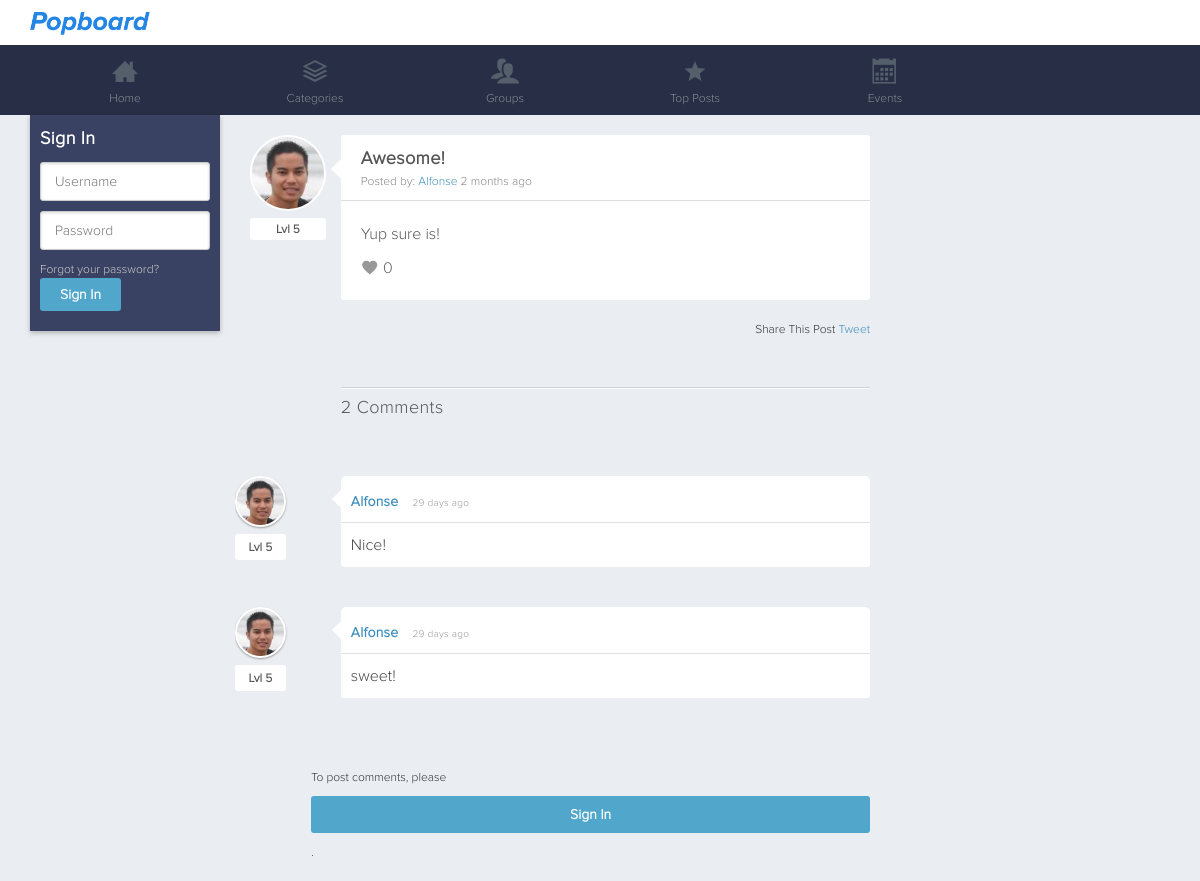
The app's page /post/1/awesome, older data.
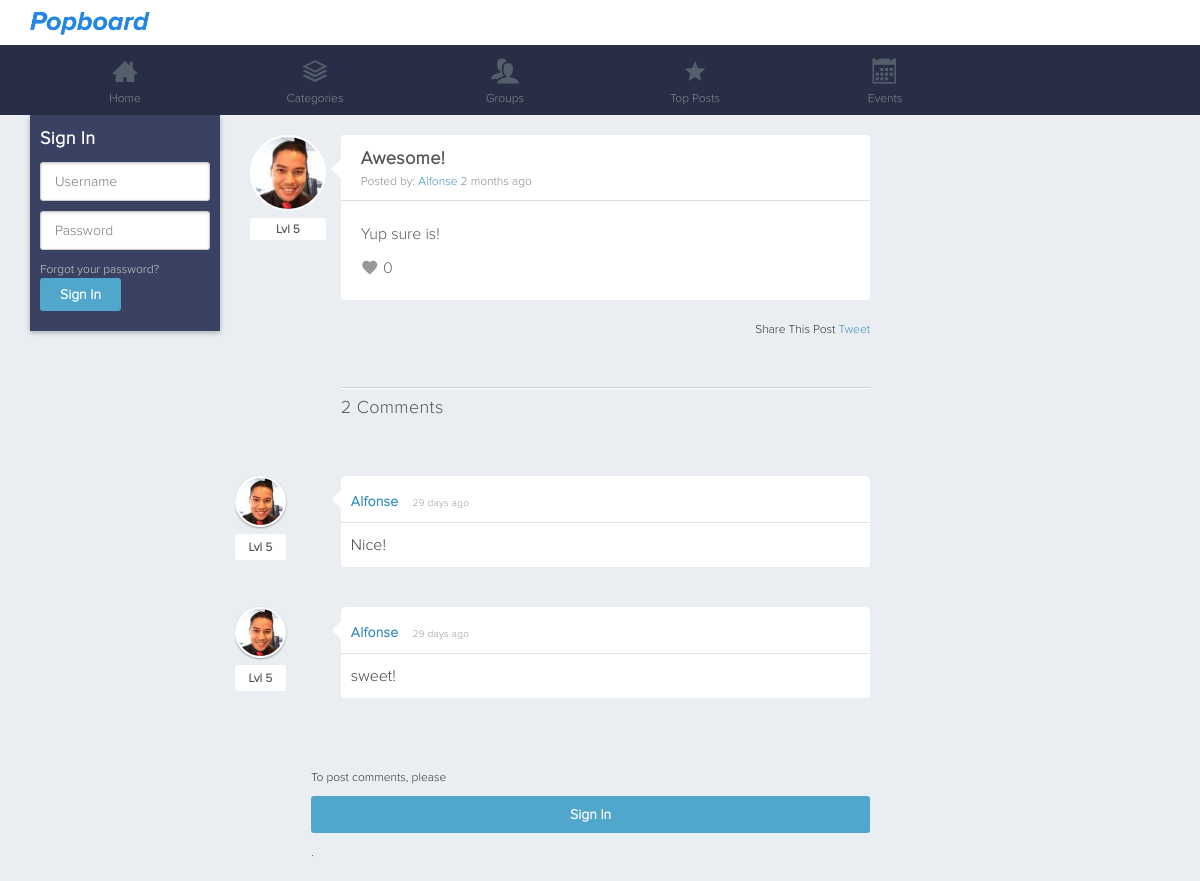
The same page, newer data.
### tables this page shows
CREATE TABLE `users` (
  `user_id` int(11) NOT NULL AUTO_INCREMENT,
  `username` varchar(30) NOT NULL,
  `email` varchar(70) NOT NULL,
  `passwd` char(40) NOT NULL,
  `displayname` varchar(30) NOT NULL,
  `active` binary(1) NOT NULL DEFAULT '0',
  `setup` binary(1) DEFAULT '0',
  `joindate` date DEFAULT NULL,
  `birthdate` date DEFAULT NULL,
  `bio` text,
  `location` varchar(60) DEFAULT NULL,
  `website` varchar(60) DEFAULT NULL,
  `profileimg` varchar(40) DEFAULT NULL,
  `profilebg` varchar(40) DEFAULT NULL,
  `total_posts` int(11) DEFAULT '0',
  `total_comments` int(11) DEFAULT '0',
  `total_likes` int(11) DEFAULT '0',
  `lvl` tinyint(4) DEFAULT '0',
  `total_xp` int(11) NOT NULL DEFAULT '0',
  `total_gp` int(11) DEFAULT '0',
  `group_id` int(11) DEFAULT NULL,
  `session_hash` varchar(32) DEFAULT NULL,
  PRIMARY KEY (`user_id`),
  UNIQUE KEY `username` (`username`),
  UNIQUE KEY `email` (`email`),
  KEY `user_id` (`user_id`)
);

CREATE TABLE `posts` (
  `id` int(11) NOT NULL AUTO_INCREMENT,
  `user_id` int(11) DEFAULT NULL,
  `blog_title` varchar(100) DEFAULT NULL,
  `blog_message` mediumtext,
  `category` varchar(60) DEFAULT NULL,
  `group_id` int(11) DEFAULT NULL,
  `post_date` datetime DEFAULT NULL,
  `views` int(11) NOT NULL DEFAULT '0',
  `likes` int(11) NOT NULL DEFAULT '0',
  `comments` int(11) NOT NULL DEFAULT '0',
  `post_updated` datetime DEFAULT NULL,
  `deleted` binary(1) DEFAULT '0',
  PRIMARY KEY (`id`),
  KEY `user_id` (`user_id`),
  KEY `id` (`id`)
);

CREATE TABLE `comments` (
  `id` int(11) NOT NULL AUTO_INCREMENT,
  `usrname` varchar(30) DEFAULT NULL,
  `post_id` int(11) DEFAULT NULL,
  `user_id` int(11) DEFAULT NULL,
  `comment_post` text,
  `comment_date` datetime DEFAULT NULL,
  `deleted` binary(1) DEFAULT '0',
  PRIMARY KEY (`id`),
  KEY `user_id` (`user_id`)
);

### post.php (the view, shortened to what this page needs)
<?php
include("config.php");
if (isset( $_COOKIE['login_cookie'] )) {
	$username = mysqli_real_escape_string($dblink, strtolower($_COOKIE['login_cookie']));
	$session_hash = mysqli_real_escape_string($dblink, $_COOKIE['hsh']);
	iu_check_user_setup();
	$query  = mysqli_query($dblink, "SELECT * FROM users WHERE username='$username' AND session_hash = '$session_hash'");
	$Rows = mysqli_fetch_assoc($query);
}else {
	$Rows['user_id'] = '';
}
$postid = mysqli_real_escape_string($dblink, $_GET['post_id']);
$titleurl = mysqli_real_escape_string($dblink, $_GET['title']);
$QueryResult = @mysqli_query($dblink, "SELECT username, email, displayname, lvl, blog_title, blog_message, category, user_id, id, post_date,views, deleted FROM users INNER JOIN posts USING (user_id) WHERE id = '$postid'");
$Row = mysqli_fetch_assoc($QueryResult);
$postusername = $Row['displayname'];
?>
<!DOCTYPE html>
<html xmlns="http://www.w3.org/1999/xhtml">
<head>
	<link href="/stylesheets/<?= $stylesheet; ?>.css?<?= $__site['filedate']; ?>" rel="stylesheet" type="text/css" />
</head>
<body class='comments'>
	<?php include("top.php"); ?>
	<div id="content">
		<?php include("left.php"); ?>
		<div id='right'>
		<?
		if($Row['deleted']=='1'){
			echo "<h2>Uh oh! This post has been deleted.</h2>";
		}else{
		?>
			<div class='postitem'>
				<div class="postuser">
					<a href="/profile/<?= $Row['username'] ?>"><? iu_get_avatar_pic($Row['email']); ?></a>
					<div class="lvl">
						<p>Lvl <?= trim($Row['lvl']); ?> </p>
					</div>
				</div>
				<div class="postcontent-wrap">
					<div class='posttop'>
						<h3 class='posttitle' id="<?= $Row['id']; ?>"><?= $Row['blog_title']; ?></h3>
						<p class='username'>Posted by: <a href="/profile/<?= $Row['username']; ?>"><?= $postusername; ?></a> <?= iu_time_elapsed_string($Row['post_date']); ?></p>
					</div>
					<div class='postbottom'>
						<div class='blogmessage'><?= iu_convert_image_links(iu_convert_video_links(iu_linkusername($Row['blog_message']))) ?></div>
						<div class='counters'>
							<?
							$getPostsQuery3 = @mysqli_query($dblink, "SELECT likes FROM posts WHERE id = '{$Row['id']}'");
							$getPostsRow3 = mysqli_fetch_assoc($getPostsQuery3);
							$getPostsQuery4 = @mysqli_query($dblink, "SELECT user_id,liked FROM likes WHERE likes.user_id = '{$Rows['user_id']}' AND likes.post_id = '{$Row['id']}'");
							$getPostsRow4 = mysqli_fetch_assoc($getPostsQuery4);
							if($getPostsRow4['user_id'] == $Rows['user_id'] && isset($_COOKIE['login_cookie']) && $getPostsRow4['liked'] == 1 ){
								echo "<div class='likes'><span class='liked icon-favorite'></span> {$getPostsRow3['likes']}</div>";
							}else{
								echo "<div class='likes'><span class='icon-favorite'></span> {$getPostsRow3['likes']}</div>";
							}
							?>
						</div>
					</div>
				</div>
				<div class="sharepost">
					<p>Share This Post  <a href="https://twitter.com/share" class="twitter-share-button" data-lang="en">Tweet</a></p>
				</div>
			</div>
	<?
		$QueryResult3 = @mysqli_query($dblink, "SELECT * FROM comments WHERE post_id = '$postid'");
		$Row3 = mysqli_fetch_assoc($QueryResult3);
		$numrows = mysqli_num_rows($QueryResult3);
		if($numrows >= 1){
			echo "<div id='commentstop'><h3>". iu_plural($numrows, 'Comment') ."</h3></div>";
			echo "<div id='commentsarea'>";
			do {
				$QueryResult2 = @mysqli_query($dblink, "SELECT id, username, lvl, displayname, email FROM users INNER JOIN comments USING (user_id) WHERE id = '{$Row3['id']}'");
				$Row2 = mysqli_fetch_assoc($QueryResult2);
				$commentusername2 = $Row2['displayname'];
				?>
				<div class='comment' id="comment<?= $Row2['id'] ?>">
					<span class='commentpic'>
						<a href="/profile/<?= $Row2['username']; ?>"><? iu_get_avatar_pic($Row2['email']); ?></a>
						<div class="lvl">
							<p>Lvl <?= trim($Row2['lvl']); ?></p>
						</div>
					</span>
					<div class='usercomment-top'>
						<h4><a href="/profile/<?= $Row2['username']; ?>"><?= $commentusername2 ?></a> <span><?= iu_time_elapsed_string($Row3['comment_date']); ?></span></h4>
					</div>
					<div class='usercomment'>
						<?= trim($Row3['comment_post']); ?>
					</div>
				</div>
				<?
				$Row3 = mysqli_fetch_assoc($QueryResult3);
			} while ($Row3);
			echo "</div>";
		}else {
			echo "<div id='commentstop'><h3>". iu_plural($numrows, 'Comment') ."</h3></div>";
		}
		if (isset( $_COOKIE['login_cookie'] )) {
			$have_user_id = true;
			$user_idname = $_COOKIE['login_cookie'];
			if(isset($_POST['submitcomment']) && $_POST['comment'] == ''){
				echo "<p><span class='red'>* required</span></p>";
			}
			echo "<div id='addcomment'>
				  	<form method='post' action='/submitcomment/$postid/$blogtitle'>
						<p class='addcommentp'>Add Comment:</p>
						<textarea class='commentinput' name='comment' placeholder='Your comment here...'></textarea>
						<input type='hidden' name='postid_num' value='$postid' >
						<input type='hidden' name='title' value='$titleurl' >
						<input type='submit' name='submitcomment' class='submitbtn' value='Submit Comment'/>
				  	</form>
				 </div>";
		} else {
			echo "<p class='logintocomment' >To post comments, please <a class='btn' href='/signin'>Sign In</a>.</p>";
		}
	} ?>
		</div>
	</div>
</body>
</html>

### top.php (shortened to what this page needs)
<?php
	$pageURL = $_SERVER["REQUEST_URI"];
	$url1 = '';
	$url2 = '';
	preg_match('/\/([A-Za-z]+)(?:\/)?([A-Za-z-]+)?(\/)?/', $pageURL, $url);
	if(isset($url[1])){
		$url1 = $url[1];
		$url2 = isset($url[2]) ? $url[2] : '';
	}
	if (isset( $_COOKIE['login_cookie'] )) {
		$username = mysqli_real_escape_string($dblink, strtolower($_COOKIE['login_cookie']));
		$session_hash = mysqli_real_escape_string($dblink, $_COOKIE['hsh']);
		iu_check_user_setup();
		$r  = mysqli_query($dblink, "SELECT * FROM users WHERE username='$username' AND session_hash = '$session_hash'");
		$Rows = mysqli_fetch_assoc($r);
		$topgroupid = $Rows['group_id'];
	}else {
		$Rows['user_id'] = '';
	}
	$topgroupurl ='';
?>
<div id="top">
	<div class="logomenu">
		<h1><a href="/"><?= $__site['name']; ?></a></h1>
	</div>
</div>
<?
	if($url1 != 'setup'){
?>
<nav class="mainNav">
	<ul>
		<li class="nav-home <? if($url1 == ''){ echo 'active'; } ?>"><a href="/home"><i class="icon-home"></i><span>Home</span></a></li>
		<li class="nav-categories <? if($url1 == 'categories' || $url1 == 'posts'){ echo 'active'; } ?>"><a href="/categories"><i class="icon-categories"></i><span>Categories</span></a></li>
		<li class="nav-groups <? if($url1 == 'groups' || ($url1== 'group' && $url2 != $topgroupurl)){ echo 'active'; } ?>"><a href="/groups"><i class="icon-users"></i><span>Groups</span></a></li>
		<li class="nav-topposts <? if($url1 == 'topposts'){ echo 'active'; } ?>"><a href="/topposts"><i class="icon-star"></i><span>Top Posts</span></a></li>
		<li class="nav-events <? if($url1 == 'events'){ echo 'active'; } ?>"><a href="/events"><i class="icon-calendar"></i><span>Events</span></a></li>
	</ul>
</nav>
<? }
?>

### left.php (shortened to what this page needs)
<div id="left">
<?php
if(isset($_COOKIE['login_cookie'])){
	$username = mysqli_real_escape_string($dblink, strtolower($_COOKIE['login_cookie']));
	$dblink = @mysqli_connect($dbhost, $dbuser, $dbpass, $dbname);
	$leftQuery  = mysqli_query($dblink, "SELECT user_id, username, displayname, email FROM users WHERE username='$username'");
	$leftRows = mysqli_fetch_assoc($leftQuery);
	?>
		<a href="/profile"><?php iu_get_avatar_pic($leftRows['email']); ?>
			<p class="leftusername"><strong><?php echo $leftRows['displayname']; ?></strong></p>
		</a>
		<p class="leftbuttons profile"><a href="/profile/<?= $leftRows['username']?>"><span class="icon-user"></span> My Profile</a>
		<p class="leftbuttons myposts"><a href="/myposts"><span class="icon-file-text"></span> My Posts</a></p>
		<p class="leftbuttons logout"><a id="logoutbtn" href="/logout"><span class="icon-logout"></span> Logout</a></p>
		<p class="leftbuttons singup"></p>
	<?
} else {
	$pageURL = iu_get_page_url();
	?>
	<form id="signinform" method="post" action="/login?url=<?= $pageURL ?>">
		<h3>Sign In</h3>
		<p><input class="userinput" type="text" name="username" placeholder="Username" onFocus="clearText(this)" onBlur="clearText(this)" /></p>
		<p><input class="userinput" type="password" name="passwd" placeholder="Password"/></p>
		<p><a href="/forgotpassword">Forgot your password?</a></p>
		<p><input class="submitbtn" type="submit" name="login" value="Sign In" /></p>
	</form>
<? } ?>
</div>

### config.php (shortened to what this page needs)
<?php
$stylesheet = 'style1';
$__site = [
	'environment' => 'local',
	'name' => 'Hipboard',
	'email' => 'support@hipboard.com',
	'url' => 'http://www.hipboard.com',
	'keywords' => 'Hipboard, social, social network',
	'description' => 'Sign up now to create your own Hipboard account and post pictures, videos, share stories, like, create private and public groups, and discuss with others',
	'facebook-url' => 'https://www.facebook.com/hipboard',
	'twitter-url' => 'https://www.twiiter.com/hipboard',
	'filedate' => '20150709'
];
function iu_get_page_url() {
	$pageURL = '';
	if ($_SERVER["SERVER_PORT"] != "80") {
		$pageURL .= $_SERVER["SERVER_NAME"].":".$_SERVER["SERVER_PORT"].$_SERVER["REQUEST_URI"];
	} else {
		$pageURL .= $_SERVER["REQUEST_URI"];
	}
	return $pageURL;
}
?>
	<?
function iu_linkusername($string) {
	$pattern = '/@([a-zA-Z0-9_]+)/';
	$replace = '<a href="/profile/$1">@$1</a>';
	$new_string = preg_replace($pattern, $replace, $string);
	return $new_string;
}
function iu_get_avatar_pic($email = ""){
	include 'dbparams.php';
	$results3 = mysqli_query($dblink, "SELECT profileimg, displayname FROM users WHERE email = '$email'");
	$Row3 = mysqli_fetch_assoc($results3);
	if($Row3['profileimg'] != NULL || $Row3['profileimg'] != ''){
		echo '<img class="avatar" src="/'.$Row3['profileimg'].'" alt="'.$Row3['displayname'].'" />';
	}else {
		echo '<img class="avatar" src="/images/me.jpg" />';
	}
}
function iu_plural($number, $text){
	if($number==1){
		return $number." ".$text;
	}else {
		return $number." ".$text."s";
	}
}
	?>
	<?
function iu_convert_video_links($text) {
	$videoEmbed = preg_replace("/(?:\<a.+?)?\s*[a-zA-Z\/\/:\.]*vimeo.com\/(?:channels\/|groups\/([^\/]*)\/videos\/|album\/(\d+)\/video\/|)(\d+)(?:\<a.+?)?/i","<iframe width=\"640\" height=\"390\" src=\"//player.vimeo.com/video/$3\" webkitallowfullscreen mozallowfullscreen allowfullscreen></iframe>",$text);
    $videoEmbed = preg_replace("/(?:\<a.+?)?\s*[a-zA-Z\/\/:\.]*youtu\.?be(.com)?\/watch\?v=([a-zA-Z0-9\-_]+)([a-zA-Z0-9\/\*\-\_\?\&\;\%\=\.]*)(?:.+\>)?/i","<iframe width=\"640\" height=\"390\" src=\"//www.youtube.com/embed/$2\" frameborder=\"0\" webkitallowfullscreen mozallowfullscreen allowfullscreen></iframe>",$videoEmbed);
    return $videoEmbed;
}
function iu_convert_image_links($text) {
	$imageEmbed = preg_replace_callback("/<p>\<img(?:.+)?src\=(?:\"|\')(.+?)(?:\"|\')(?:.+?)\/?\>(.*)?<\/p>/i", 'iu_convert_image_callback', $text);
	return $imageEmbed;
}
function iu_time_elapsed_string($datetime, $full = false) {
	$now = new DateTime;
	$ago = new DateTime($datetime);
	$diff = $now->diff($ago);
	$string = array(
	'y' => 'year',
	'm' => 'month',
	'd' => 'day',
	'h' => 'hour',
	'i' => 'minute',
	's' => 'second',
	);
	foreach ($string as $k => &$v) {
		if ($diff->$k) {
			$v = $diff->$k . ' ' . $v . ($diff->$k > 1 ? 's' : '');
		} else {
			unset($string[$k]);
		}
	}
	if (!$full) $string = array_slice($string, 0, 1);
	return $string ? implode(', ', $string) . ' ago' : 'just now';
}
?>

Row changes from the older to the newer data that the page shows:
changed users: profileimg: a different picture
changed through a linked row, comments "Nice!": user.profileimg: a different picture
changed through a linked row, comments "sweet!": user.profileimg: a different picture
